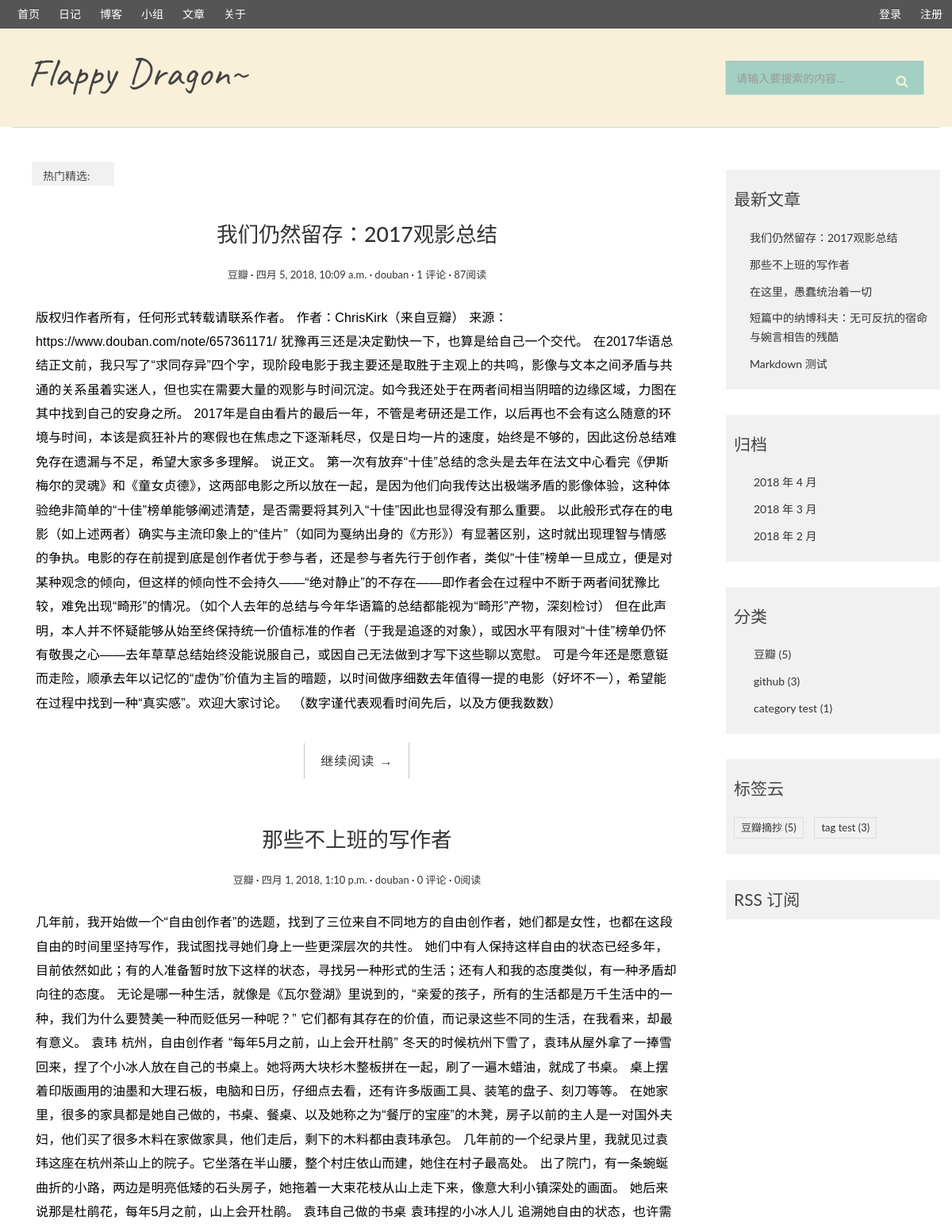
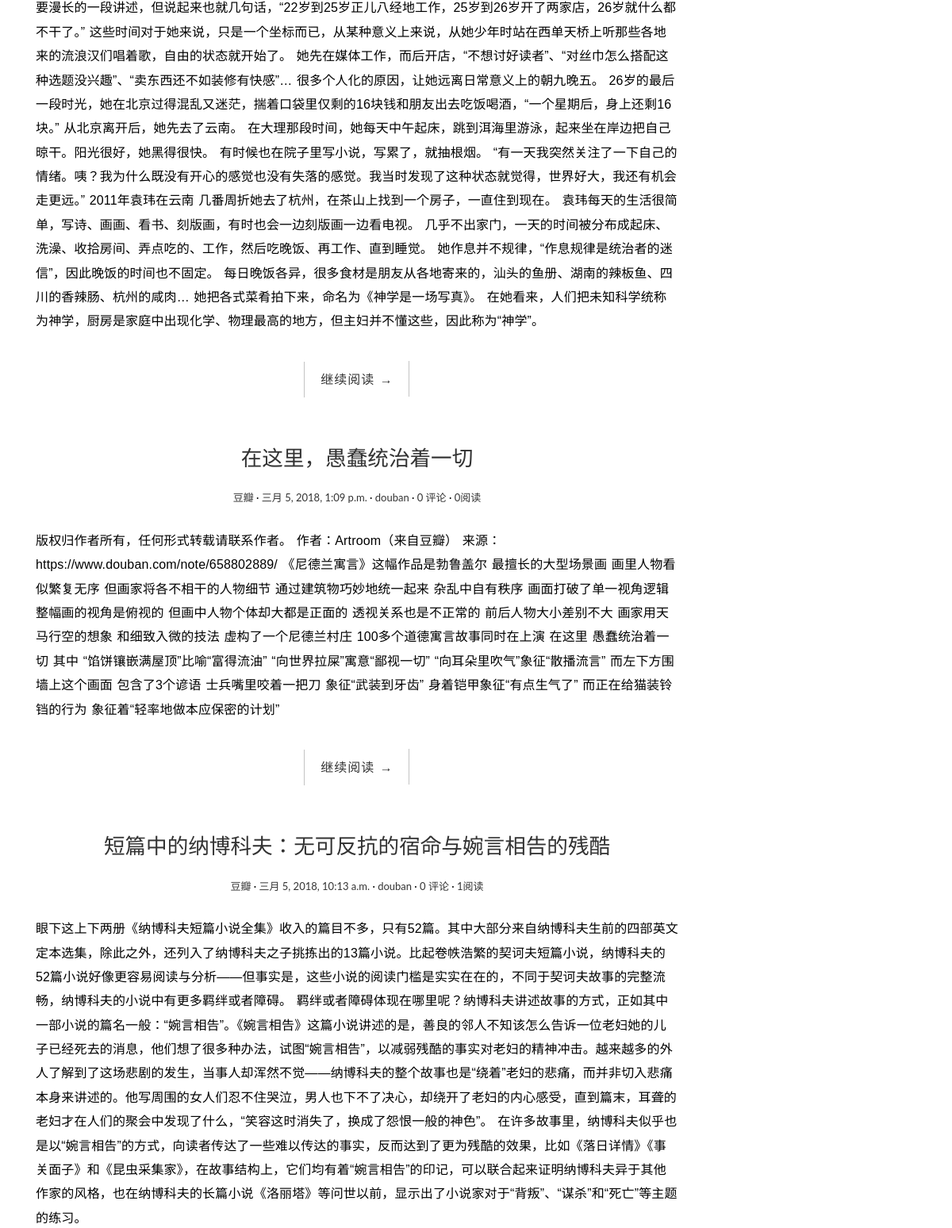
Before: / (upper part) with the older database file (2 pictures, top to bottom).
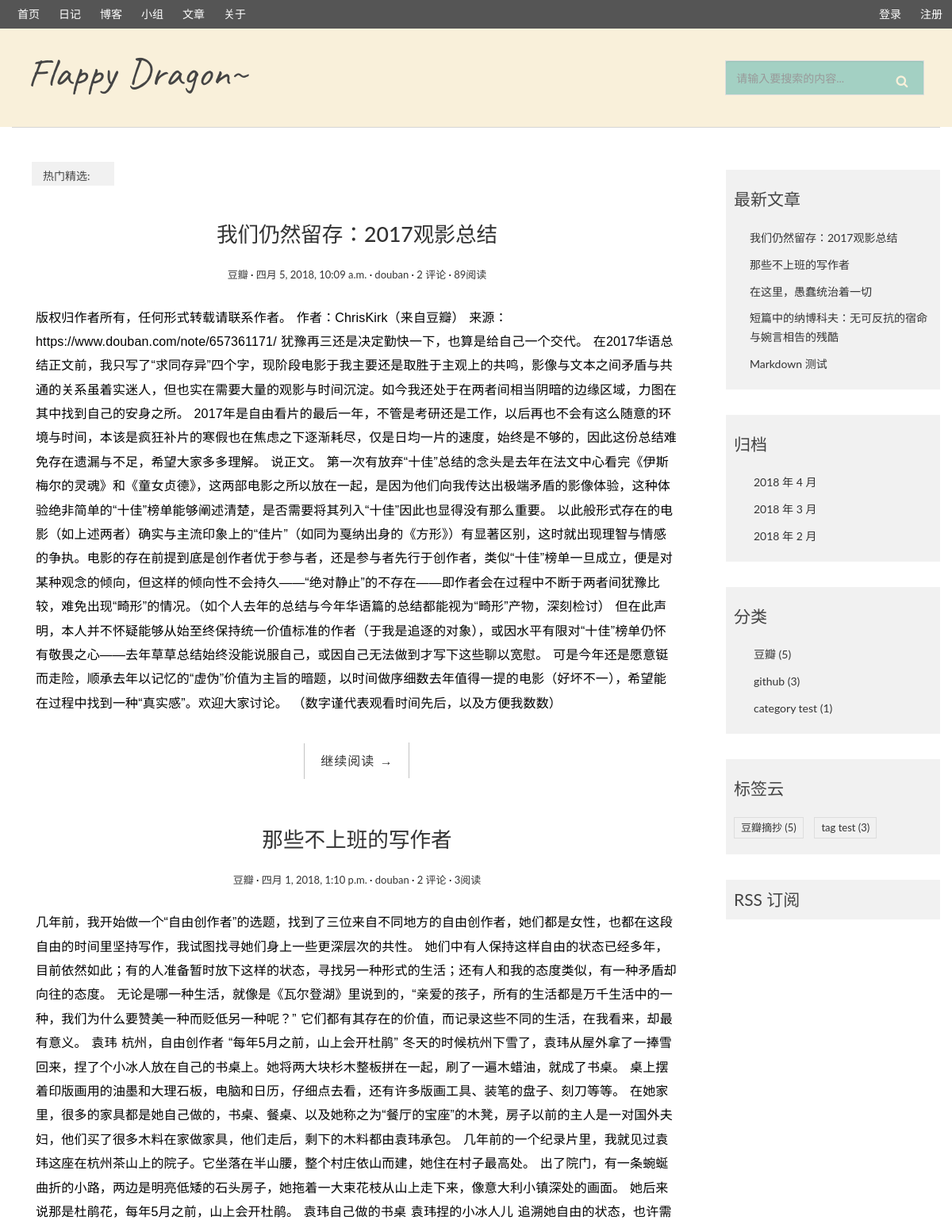
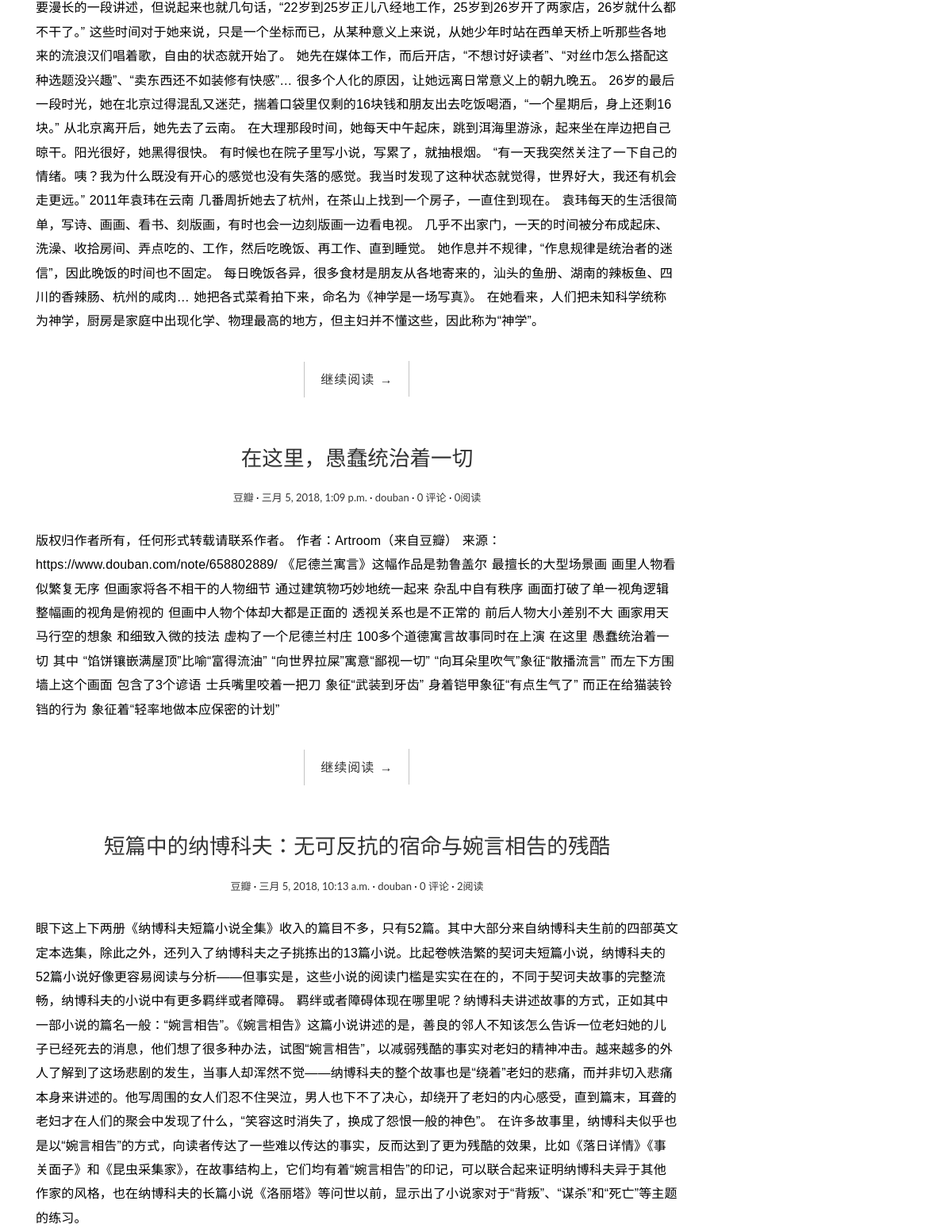
After: the same page with the newer database file (2 pictures, top to bottom).
### blog/models.py (models this page shows, shortened)
class Post(models.Model):
    title = models.CharField(max_length=70)
    body = models.TextField()
    created_time = models.DateTimeField()
    modified_time = models.DateTimeField()
    excerpt = models.CharField(max_length=200, blank=True)
    category = models.ForeignKey(Category)
    tags = models.ManyToManyField(Tag, blank=True)
    author = models.ForeignKey(User)
    views = models.PositiveIntegerField(default=0)
    def get_absolute_url(self):
        return reverse('blog:detail', kwargs={'pk':self.pk})
    class Meta:
        ordering = ['-created_time']

class Category(models.Model):
    name = models.CharField(max_length=100)

class Tag(models.Model):
    name = models.CharField(max_length=100)

### blog/views.py (the view, shortened to what this page needs)
# urls.py: url(r'^$', views.IndexView.as_view(), name='index'),
class IndexView(ListView):
    model = Post
    template_name = 'blog/index.html'
    context_object_name = 'post_list'
    paginate_by = 4
    def get_context_data(self, **kwargs):
        context = super().get_context_data(**kwargs)
        paginator = context.get('paginator')
        page = context.get('page_obj')
        is_paginated = context.get('is_paginated')
        pagination_data = self.pagination_data(paginator, page, is_paginated)
        context.update(pagination_data)
        return context
    def pagination_data(self, paginator, page, is_paginated):
        if not is_paginated:
            return {}
        left = []
        right = []
        left_has_more = False
        right_has_more = False
        first = False
        last = False
        page_number = page.number
        total_pages = paginator.num_pages
        page_range = paginator.page_range
        if page_number == 1:
            right = page_range[page_number:page_number + 2]
            if right[-1] < total_pages - 1:
                right_has_more = True
            if right[-1] < total_pages:
                last = True
        elif page_number == total_pages:
            left = page_range[(page_number - 3) if (page_number - 3) > 0 else 0:page_number - 1]
            if left[0] > 2:
                left_has_more = True
            if left[0] > 1:
                first = True
        data = {
            'left': left,
            'right': right,
            'left_has_more': left_has_more,
            'right_has_more': right_has_more,
            'first': first,
            'last': last,
        }
        return data

### blog/templatetags/blog_tags.py (called while the page is built)
@register.simple_tag
def get_recent_posts(num=5):
    return Post.objects.all().order_by('-created_time')[:num]

@register.simple_tag
def archives():
    return Post.objects.dates('created_time','month',order='DESC')

@register.simple_tag
def get_categores():
    return Category.objects.annotate(num_posts=Count('post')).filter(num_posts__gt=0).order_by('-num_posts')

@register.simple_tag
def get_tags():
    return Tag.objects.annotate(num_posts=Count('post')).filter(num_posts__gt=0).order_by('-num_posts')

### templates/blog/index.html (shortened to what this page needs)
{% extends 'base.html' %}
{% block main %}
<div class="underbar">
  <div class="bar-text">热门精选:</div>
</div>
    {% for post in post_list %}
    <article class="post post-{{ post.pk }}">
        <header class="entry-header">
            <h1 class="entry-title">
                <a href="{{post.get_absolute_url}}">{{ post.title }}</a>
            </h1>
            <div class="entry-meta">
                <span class="post-category"><a href="#">{{ post.category.name }}</a></span>
                <span class="post-date"><a href="#"><time class="entry-date"
                                                          datetime="{{ post.created_time }}">{{ post.created_time }}</time></a></span>
                <span class="post-author"><a href="#">{{ post.author }}</a></span>
                <span class="comments-link"><a href="#">{{ post.comment_set.count }} 评论</a></span>
                <span class="views-count"><a href="#">{{ post.views }}阅读</a></span>
            </div>
        </header>
        <div class="entry-content clearfix">
            <p class="content-mobile">{{ post.body|striptags|truncatewords_html:40 }}</p>
            <div class="read-more cl-effect-14">
                <a href="{{ post.get_absolute_url }}" class="more-link">继续阅读 <span class="meta-nav">→</span></a>
            </div>
        </div>
    </article>
    {% empty %}
        <div class="no-post">暂时还没有文章发布╮(╯_╰)╭</div>
    {% endfor %}
{% endblock main %}

### templates/base.html (shortened to what this page needs)
{% load staticfiles %}
{% load blog_tags %}
<!DOCTYPE html>
<html>
<head>
  <link rel="stylesheet" href="http://code.ionicframework.com/ionicons/2.0.1/css/ionicons.min.css">
  <link rel="stylesheet" href="https://cdn.bootcss.com/bootstrap/3.3.7/css/bootstrap.min.css">
  <link rel="stylesheet" href="{% static 'blog/css/pace.css' %}">
  <link rel="stylesheet" href="{% static 'blog/css/custom.css' %}">
  <link href="http://cdn.bootcss.com/font-awesome/4.7.0/css/font-awesome.min.css" rel="stylesheet">
</head>
<body>
  <ul class="navfirst-ul">
    <li class="navfirst-li"><a class="nfa" href="/">首页</a></li>
    <li class="navfirst-li"><a class="nfa" href="">日记</a></li>
    <li class="navfirst-li"><a class="nfa" href="http://dabaitudiu.github.io">博客</a></li>
    <li class="navfirst-li"><a class="nfa" href="">小组</a></li>
    <li class="navfirst-li"><a class="nfa" href="">文章</a></li>
    <li class="navfirst-li"><a class="nfa" href="http://github.com/dabaitudiu">关于</a></li>
    <li class="navfirst-li" style="float:right"><a class="nfa" href="">注册</a></li>
    <li class="navfirst-li" style="float:right"><a class="nfa" href="">登录</a></li>
  </ul>
  <div class="container-fluid">
    <div class="row gg mobilerow">
      <div class="col-md-6 col-sm-6 col-xs-6">
        <div class="logo-box">
          <p class="logo-font">Flappy Dragon~</p>
        </div>
      </div>
      <div class="col-md-3 col-sm-3 col-xs-6" style="float:right">
        <div class="search bar3">
          <form class="bar3-form" role="search" method="get" id="searchform" action="{% url 'haystack_search' %}">
            <input class="bar3-input form-control" name="q" type="text" placeholder="请输入要搜索的内容..." required>
            <button class="bar3-button" type="submit"></button>
          </form>
        </div>
      </div>
    </div>
    <div class="mybar"></div>
  </div>
  <div class="content-body">
    <div class="container-fluid">
      <div class="row gg-2">
        <main class="col-md-9">
          {% block main %}
          {% endblock main %}
        </main>
        <aside class="col-md-3">
          <div class="widget widget-recent-posts gg-4">
            <h3 class="widget-title">最新文章</h3>
            {% get_recent_posts as recent_post_list %}
            <ul>
              {% for post in recent_post_list %}
              <li>
                <a href="{{ post.get_absolute_url }}">{{ post.title }}</a>
              </li>
              {% empty %}
              暂无文章╮(╯_╰)╭
              {% endfor %}
            </ul>
          </div>
          <div class="widget widget-archives gg-4">
            <h3 class="widget-title">归档</h3>
            {% archives as date_list %}
            <ul>
              {% for date in date_list %}
              <li>
                <a href="{% url 'blog:archives' date.year date.month %}">{{ date.year }} 年 {{ date.month }} 月</a>
              </li>
              {% empty %}
              暂无归档！
              {% endfor %}
            </ul>
          </div>
          <div class="widget widget-category gg-4">
            <h3 class="widget-title">分类</h3>
            {% get_categores as category_list %}
            <ul>
              {% for category in category_list %}
              <li>
                <a href="{% url 'blog:category' category.pk %}">{{ category.name }}
                  <span class="post-count">({{ category.num_posts }})</span></a>
                </li>
                {% empty %}
                暂无分类！
                {% endfor %}
              </ul>
            </div>
            <div class="widget widget-tag-cloud gg-4">
              <h3 class="widget-title">标签云</h3>
              {% get_tags as tag_list %}
              <ul>
                {% for tag in tag_list %}
                <li>
                  <a href="{% url 'blog:tag' tag.pk %}">{{ tag.name }}
                    <span class="post-count">({{ tag.num_posts }})</span></a>
                  </li>
                  {% empty %}
                  暂无分类！
                  {% endfor %}
                </ul>
              </div>
              <div class="rss gg-4">
                <a href=""> RSS 订阅</a>
              </div>
            </aside>
          </div>
        </div>
      </div>
    </body>
    </html>

Changed rows visible on the page:
changed Post "我们仍然留存：2017观影总结": comment_set.count "1" → "2"; views "87" → "89"
changed Post "那些不上班的写作者": comment_set.count "0" → "2"; views "0" → "3"
changed Post "短篇中的纳博科夫：无可反抗的宿命与婉言相告的残酷": views "1" → "2"
